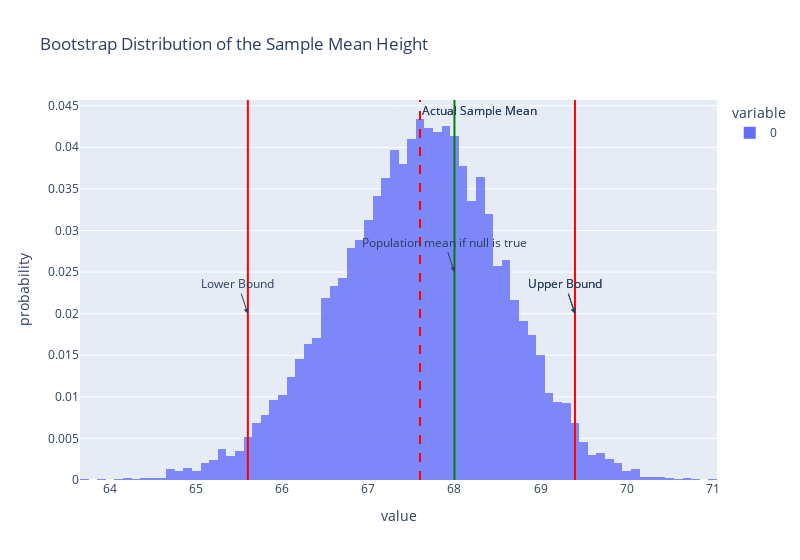

The notebook cell saved with this chart:
### Markdown cell above
Given the values above, we could say **"We are 95\% confident that the true average height of UC Berkeley undergrads is between 65.6 inches and 69.4 inches."**

- What "confidence" really means: Across parallel universes, we think that 95\% of our synthetic sample estimates would fall between 65.6 inches and 69.4 inches.

This knowledge of uncertainty around our best guess can help us make better decisions than a single best guess alone.

### Bootstrap hypothesis testing

We can also use our confidence interval to perform **hypothesis testing**. 
For example, someone might claim that the true average height of UC Berkeley undergrads is 68 inches.
This person has proposed what is called a **null hypothesis.**

$$
\text{Null hypothesis }H_0: \mu = 68,
$$

In the definition above, $\mu$ is claimed the true average height of Berkeley undergrads. We can show this null population mean on our plot from above:

### Code cell
fig.add_vline(x=68, line_color='green')
fig.add_annotation(x=68, y=0.025, text="Population mean if null is true", showarrow=True, arrowhead=2)
fig.add_annotation(x=ci_bounds[1], y=0.02, text="Upper Bound", showarrow=True, arrowhead=2)
fig.show()

### Figure 1 — Plotly figure (JSON) as saved in the notebook; plotly's stock layout.template omitted (floating-point values rounded to 4 significant figures; data arrays with more than 128 entries replaced by an {"elided": "..."} marker saying what was removed)
{"data": [{"bingroup": "x", "histnorm": "probability", "hovertemplate": "variable=0<br>value=%{x}<br>probability=%{y}<extra></extra>", "legendgroup": "0", "marker": {"color": "#636efa", "opacity": 0.8, "pattern": {"shape": ""}}, "name": "0", "orientation": "v", "showlegend": true, "type": "histogram", "x": {"elided": "10000 float values"}, "xaxis": "x", "yaxis": "y"}], "layout": {"annotations": [{"showarrow": false, "text": "Actual Sample Mean", "x": 67.6, "xanchor": "left", "xref": "x", "y": 1, "yanchor": "top", "yref": "y domain"}, {"arrowhead": 2, "showarrow": true, "text": "Lower Bound", "x": 65.6, "y": 0.02}, {"arrowhead": 2, "showarrow": true, "text": "Upper Bound", "x": 69.4, "y": 0.02}, {"showarrow": false, "text": "Actual Sample Mean", "x": 67.6, "xanchor": "left", "xref": "x", "y": 1, "yanchor": "top", "yref": "y domain"}, {"arrowhead": 2, "showarrow": true, "text": "Population mean if null is true", "x": 68, "y": 0.025}, {"arrowhead": 2, "showarrow": true, "text": "Upper Bound", "x": 69.4, "y": 0.02}], "barmode": "overlay", "legend": {"title": {"text": "variable"}, "tracegroupgap": 0}, "shapes": [{"line": {"color": "red", "dash": "dash"}, "type": "line", "x0": 67.6, "x1": 67.6, "xref": "x", "y0": 0, "y1": 1, "yref": "y domain"}, {"line": {"color": "red"}, "type": "line", "x0": 65.6, "x1": 65.6, "xref": "x", "y0": 0, "y1": 1, "yref": "y domain"}, {"line": {"color": "red"}, "type": "line", "x0": 69.4, "x1": 69.4, "xref": "x", "y0": 0, "y1": 1, "yref": "y domain"}, {"line": {"color": "red", "dash": "dash"}, "type": "line", "x0": 67.6, "x1": 67.6, "xref": "x", "y0": 0, "y1": 1, "yref": "y domain"}, {"line": {"color": "green"}, "type": "line", "x0": 68, "x1": 68, "xref": "x", "y0": 0, "y1": 1, "yref": "y domain"}], "title": {"text": "Bootstrap Distribution of the Sample Mean Height"}, "width": 800, "xaxis": {"anchor": "y", "domain": [0, 1], "title": {"text": "value"}}, "yaxis": {"anchor": "x", "domain": [0, 1], "title": {"text": "probability"}}}}
